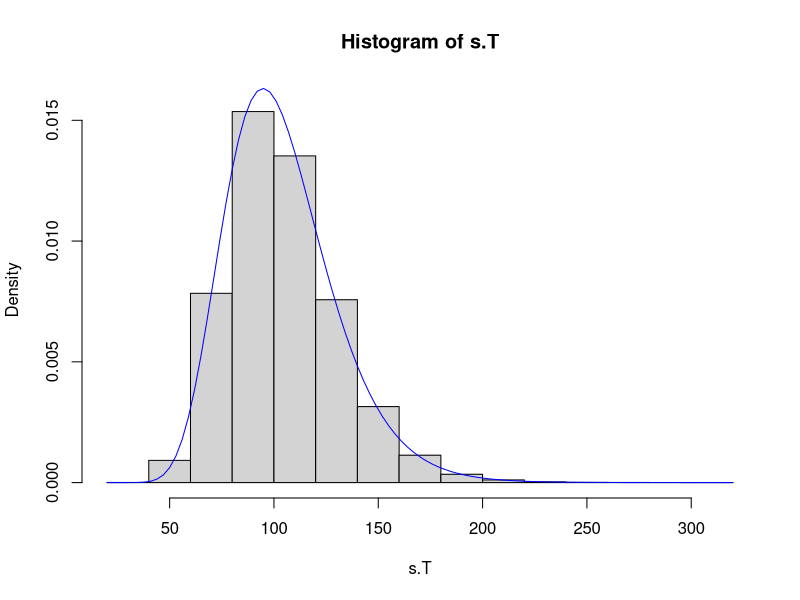

Here is the R script that generated this plot:
## ---- chunk 1
knitr::opts_chunk$set(echo = TRUE)
## ---- chunk 2
r=0.04
## ---- chunk 3
#about the stock
s0=100
sigma=0.25

#about the call
T=1
K=95
## ---- chunk 4
# the d's
(d.one=(log(s0/K)+(r+sigma^2/2)*T)/(sigma*sqrt(T)))
(d.two=d.one-sigma*sqrt(T))

(n.d.one=pnorm(d.one))
(n.d.two=pnorm(d.two))

#the call pricing formula
(v.c.0=s0*n.d.one-K*exp(-r*T)*n.d.two)

#just for fun
#what about the put price?
#put-call parity
(v.p.0=v.c.0-s0+K*exp(-r*T))
#use Black-Scholes
(v.p.00=K*exp(-r*T)*pnorm(-d.two)-s0*pnorm(-d.one))
#YAY!
## ---- chunk 5
#number of simulations
n.sim=100000

#drawing the simulations from N(0,1)
z.s=rnorm(n.sim)
#hist(z.s)

#simulated stock prices 
s.T=s0*exp((r-sigma^2/2)*T+sigma*sqrt(T)*z.s)
#hist(s.T)

#simulated payoffs
v.T=pmax(s.T-K,0)
#hist(v.T)

#average of the simulated payoffs
v.bar=mean(v.T)

#discounting to get the Monte Carlo price
(v.c.mc=exp(-r*T)*v.bar)
## ---- chunk 6
#shorthand 
mu=r-sigma^2/2

#simulated stock prices
s.T=s0*rlnorm(n.sim, meanlog=mu*T, sdlog=sigma*sqrt(T))
hist(s.T, ylim=c(0, dlnorm(100, meanlog=log(s0)+mu*T, sdlog=sigma*sqrt(T))), prob=TRUE)

#just for laughs
curve(dlnorm(x, meanlog=log(s0)+mu*T, sdlog=sigma*sqrt(T)), add=TRUE, col="blue")

#back to pricing
#the simulated payoffs
v.T=pmax(s.T-K,0)

#the average simulated payoff
v.bar=mean(v.T)

#the Monte Carlo estimate
(v.mc.0=exp(-r*T)*v.bar)
